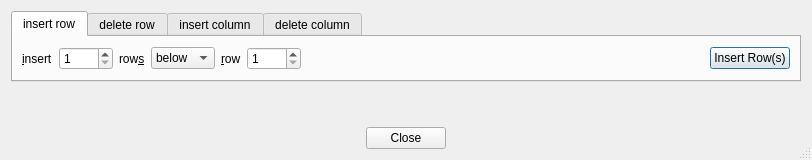
<?xml version="1.0" encoding="UTF-8"?>
<ui version="4.0">
 <class>ManageGridDialog</class>
 <widget class="QDialog" name="ManageGridDialog">
  <property name="geometry">
   <rect>
    <x>0</x>
    <y>0</y>
    <width>812</width>
    <height>160</height>
   </rect>
  </property>
  <property name="windowTitle">
   <string>sconcho: Manage Grid</string>
  </property>
  <property name="sizeGripEnabled">
   <bool>true</bool>
  </property>
  <layout class="QVBoxLayout" name="verticalLayout">
   <item>
    <widget class="QTabWidget" name="tabWidget">
     <property name="currentIndex">
      <number>0</number>
     </property>
     <widget class="QWidget" name="tab">
      <attribute name="title">
       <string>insert row</string>
      </attribute>
      <layout class="QHBoxLayout" name="horizontalLayout_2">
       <item>
        <layout class="QHBoxLayout" name="horizontalLayout">
         <item>
          <widget class="QLabel" name="label">
           <property name="text">
            <string>&amp;insert</string>
           </property>
           <property name="buddy">
            <cstring>numInsertRows</cstring>
           </property>
          </widget>
         </item>
         <item>
          <widget class="QSpinBox" name="numInsertRows">
           <property name="minimum">
            <number>1</number>
           </property>
           <property name="maximum">
            <number>1000</number>
           </property>
          </widget>
         </item>
         <item>
          <widget class="QLabel" name="label_2">
           <property name="text">
            <string>row&amp;s</string>
           </property>
           <property name="buddy">
            <cstring>insertRowMode</cstring>
           </property>
          </widget>
         </item>
         <item>
          <widget class="QComboBox" name="insertRowMode">
           <item>
            <property name="text">
             <string>below</string>
            </property>
           </item>
           <item>
            <property name="text">
             <string>above</string>
            </property>
           </item>
          </widget>
         </item>
         <item>
          <widget class="QLabel" name="label_3">
           <property name="text">
            <string>&amp;row</string>
           </property>
           <property name="buddy">
            <cstring>insertRowPivot</cstring>
           </property>
          </widget>
         </item>
         <item>
          <widget class="QSpinBox" name="insertRowPivot">
           <property name="minimum">
            <number>1</number>
           </property>
           <property name="maximum">
            <number>1000</number>
           </property>
          </widget>
         </item>
         <item>
          <spacer name="horizontalSpacer">
           <property name="orientation">
            <enum>Qt::Horizontal</enum>
           </property>
           <property name="sizeHint" stdset="0">
            <size>
             <width>40</width>
             <height>20</height>
            </size>
           </property>
          </spacer>
         </item>
         <item>
          <widget class="QPushButton" name="insertRowButton">
           <property name="text">
            <string>Insert Row(s)</string>
           </property>
          </widget>
         </item>
        </layout>
       </item>
      </layout>
     </widget>
     <widget class="QWidget" name="tab_2">
      <attribute name="title">
       <string>delete row</string>
      </attribute>
      <layout class="QHBoxLayout" name="horizontalLayout_7">
       <item>
        <layout class="QHBoxLayout" name="horizontalLayout_5">
         <item>
          <widget class="QLabel" name="label_7">
           <property name="text">
            <string>&amp;delete</string>
           </property>
           <property name="buddy">
            <cstring>numDeleteRows</cstring>
           </property>
          </widget>
         </item>
         <item>
          <widget class="QSpinBox" name="numDeleteRows">
           <property name="minimum">
            <number>1</number>
           </property>
           <property name="maximum">
            <number>1000</number>
           </property>
          </widget>
         </item>
         <item>
          <widget class="QLabel" name="label_10">
           <property name="text">
            <string>row&amp;s</string>
           </property>
           <property name="buddy">
            <cstring>insertRowMode</cstring>
           </property>
          </widget>
         </item>
         <item>
          <widget class="QComboBox" name="deleteRowMode">
           <item>
            <property name="text">
             <string>at                          </string>
            </property>
           </item>
           <item>
            <property name="text">
             <string>above</string>
            </property>
           </item>
          </widget>
         </item>
         <item>
          <widget class="QLabel" name="label_9">
           <property name="text">
            <string>&amp;row</string>
           </property>
           <property name="buddy">
            <cstring>insertRowPivot</cstring>
           </property>
          </widget>
         </item>
         <item>
          <widget class="QSpinBox" name="deleteRowPivot">
           <property name="minimum">
            <number>1</number>
           </property>
           <property name="maximum">
            <number>1000</number>
           </property>
          </widget>
         </item>
         <item>
          <spacer name="horizontalSpacer_3">
           <property name="orientation">
            <enum>Qt::Horizontal</enum>
           </property>
           <property name="sizeHint" stdset="0">
            <size>
             <width>40</width>
             <height>20</height>
            </size>
           </property>
          </spacer>
         </item>
         <item>
          <widget class="QPushButton" name="deleteRowButton">
           <property name="text">
            <string>Delete Row(s)</string>
           </property>
          </widget>
         </item>
        </layout>
       </item>
      </layout>
     </widget>
     <widget class="QWidget" name="tab_3">
      <attribute name="title">
       <string>insert column</string>
      </attribute>
      <layout class="QHBoxLayout" name="horizontalLayout_4">
       <item>
        <layout class="QHBoxLayout" name="horizontalLayout_3">
         <item>
          <widget class="QLabel" name="label_4">
           <property name="text">
            <string>&amp;insert</string>
           </property>
           <property name="buddy">
            <cstring>numInsertColumns</cstring>
           </property>
          </widget>
         </item>
         <item>
          <widget class="QSpinBox" name="numInsertColumns">
           <property name="minimum">
            <number>1</number>
           </property>
           <property name="maximum">
            <number>1000</number>
           </property>
          </widget>
         </item>
         <item>
          <widget class="QLabel" name="label_5">
           <property name="text">
            <string>column&amp;s</string>
           </property>
           <property name="buddy">
            <cstring>insertColumnMode</cstring>
           </property>
          </widget>
         </item>
         <item>
          <widget class="QComboBox" name="insertColumnMode">
           <item>
            <property name="text">
             <string>left of</string>
            </property>
           </item>
           <item>
            <property name="text">
             <string>right of</string>
            </property>
           </item>
          </widget>
         </item>
         <item>
          <widget class="QLabel" name="label_6">
           <property name="text">
            <string>&amp;column</string>
           </property>
           <property name="buddy">
            <cstring>insertColumnPivot</cstring>
           </property>
          </widget>
         </item>
         <item>
          <widget class="QSpinBox" name="insertColumnPivot">
           <property name="minimum">
            <number>1</number>
           </property>
           <property name="maximum">
            <number>1000</number>
           </property>
          </widget>
         </item>
         <item>
          <spacer name="horizontalSpacer_2">
           <property name="orientation">
            <enum>Qt::Horizontal</enum>
           </property>
           <property name="sizeHint" stdset="0">
            <size>
             <width>40</width>
             <height>20</height>
            </size>
           </property>
          </spacer>
         </item>
         <item>
          <widget class="QPushButton" name="insertColumnButton">
           <property name="text">
            <string>Insert Column(s)</string>
           </property>
          </widget>
         </item>
        </layout>
       </item>
      </layout>
     </widget>
     <widget class="QWidget" name="tab_4">
      <attribute name="title">
       <string>delete column</string>
      </attribute>
      <layout class="QVBoxLayout" name="verticalLayout_2">
       <item>
        <layout class="QHBoxLayout" name="horizontalLayout_6">
         <item>
          <widget class="QLabel" name="label_8">
           <property name="text">
            <string>&amp;delete</string>
           </property>
           <property name="buddy">
            <cstring>numDeleteColumns</cstring>
           </property>
          </widget>
         </item>
         <item>
          <widget class="QSpinBox" name="numDeleteColumns">
           <property name="minimum">
            <number>1</number>
           </property>
           <property name="maximum">
            <number>1000</number>
           </property>
          </widget>
         </item>
         <item>
          <widget class="QLabel" name="label_11">
           <property name="text">
            <string>column&amp;s</string>
           </property>
           <property name="buddy">
            <cstring>insertRowMode</cstring>
           </property>
          </widget>
         </item>
         <item>
          <widget class="QComboBox" name="deleteColumnMode">
           <item>
            <property name="text">
             <string>at                                      </string>
            </property>
           </item>
           <item>
            <property name="text">
             <string>left of</string>
            </property>
           </item>
          </widget>
         </item>
         <item>
          <widget class="QLabel" name="label_12">
           <property name="text">
            <string>&amp;column</string>
           </property>
           <property name="buddy">
            <cstring>insertRowPivot</cstring>
           </property>
          </widget>
         </item>
         <item>
          <widget class="QSpinBox" name="deleteColumnPivot">
           <property name="minimum">
            <number>1</number>
           </property>
           <property name="maximum">
            <number>1000</number>
           </property>
          </widget>
         </item>
         <item>
          <spacer name="horizontalSpacer_4">
           <property name="orientation">
            <enum>Qt::Horizontal</enum>
           </property>
           <property name="sizeHint" stdset="0">
            <size>
             <width>38</width>
             <height>20</height>
            </size>
           </property>
          </spacer>
         </item>
         <item>
          <widget class="QPushButton" name="deleteColumnButton">
           <property name="text">
            <string>Delete Column(s)</string>
           </property>
          </widget>
         </item>
        </layout>
       </item>
      </layout>
     </widget>
    </widget>
   </item>
   <item>
    <spacer name="verticalSpacer">
     <property name="orientation">
      <enum>Qt::Vertical</enum>
     </property>
     <property name="sizeHint" stdset="0">
      <size>
       <width>644</width>
       <height>14</height>
      </size>
     </property>
    </spacer>
   </item>
   <item>
    <layout class="QHBoxLayout" name="horizontalLayout_9">
     <item>
      <spacer name="horizontalSpacer_5">
       <property name="orientation">
        <enum>Qt::Horizontal</enum>
       </property>
       <property name="sizeHint" stdset="0">
        <size>
         <width>40</width>
         <height>20</height>
        </size>
       </property>
      </spacer>
     </item>
     <item>
      <widget class="QPushButton" name="closeButton">
       <property name="text">
        <string>Close</string>
       </property>
      </widget>
     </item>
     <item>
      <spacer name="horizontalSpacer_6">
       <property name="orientation">
        <enum>Qt::Horizontal</enum>
       </property>
       <property name="sizeHint" stdset="0">
        <size>
         <width>40</width>
         <height>20</height>
        </size>
       </property>
      </spacer>
     </item>
    </layout>
   </item>
  </layout>
 </widget>
 <tabstops>
  <tabstop>tabWidget</tabstop>
  <tabstop>numInsertRows</tabstop>
  <tabstop>insertRowMode</tabstop>
  <tabstop>insertRowPivot</tabstop>
  <tabstop>insertRowButton</tabstop>
  <tabstop>numDeleteRows</tabstop>
  <tabstop>deleteRowButton</tabstop>
  <tabstop>numInsertColumns</tabstop>
  <tabstop>insertColumnMode</tabstop>
  <tabstop>insertColumnPivot</tabstop>
  <tabstop>insertColumnButton</tabstop>
  <tabstop>numDeleteColumns</tabstop>
  <tabstop>deleteColumnButton</tabstop>
  <tabstop>closeButton</tabstop>
 </tabstops>
 <resources/>
 <connections/>
</ui>
